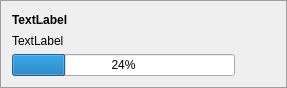
<?xml version="1.0" encoding="UTF-8"?>
<ui version="4.0">
 <class>DownloadWidget</class>
 <widget class="QFrame" name="DownloadWidget">
  <property name="geometry">
   <rect>
    <x>0</x>
    <y>0</y>
    <width>287</width>
    <height>82</height>
   </rect>
  </property>
  <property name="styleSheet">
   <string notr="true">#DownloadWidget {
  background: palette(button);
  border: 1px solid palette(dark);
  margin: 0px;
}</string>
  </property>
  <layout class="QGridLayout" name="m_topLevelLayout">
   <property name="sizeConstraint">
    <enum>QLayout::SetMinAndMaxSize</enum>
   </property>
   <item row="0" column="0">
    <widget class="QLabel" name="m_dstName">
     <property name="styleSheet">
      <string notr="true">font-weight: bold
</string>
     </property>
     <property name="text">
      <string>TextLabel</string>
     </property>
     <property name="alignment">
      <set>Qt::AlignLeading|Qt::AlignLeft|Qt::AlignVCenter</set>
     </property>
    </widget>
   </item>
   <item row="0" column="1">
    <widget class="QPushButton" name="m_cancelButton">
     <property name="sizePolicy">
      <sizepolicy hsizetype="Fixed" vsizetype="Fixed">
       <horstretch>0</horstretch>
       <verstretch>0</verstretch>
      </sizepolicy>
     </property>
     <property name="styleSheet">
      <string notr="true">QPushButton {
  margin: 1px;
  border: none;
}
QPushButton:pressed {
  margin: none;
  border: 1px solid palette(shadow);
  background: palette(midlight);
}</string>
     </property>
     <property name="flat">
      <bool>false</bool>
     </property>
    </widget>
   </item>
   <item row="1" column="0" colspan="2">
    <widget class="QLabel" name="m_srcUrl">
     <property name="maximumSize">
      <size>
       <width>350</width>
       <height>16777215</height>
      </size>
     </property>
     <property name="styleSheet">
      <string notr="true"/>
     </property>
     <property name="text">
      <string>TextLabel</string>
     </property>
     <property name="alignment">
      <set>Qt::AlignJustify|Qt::AlignVCenter</set>
     </property>
    </widget>
   </item>
   <item row="2" column="0">
    <widget class="QProgressBar" name="m_progressBar">
     <property name="styleSheet">
      <string notr="true">font-size: 12px</string>
     </property>
     <property name="value">
      <number>24</number>
     </property>
    </widget>
   </item>
  </layout>
 </widget>
 <resources/>
 <connections/>
</ui>
